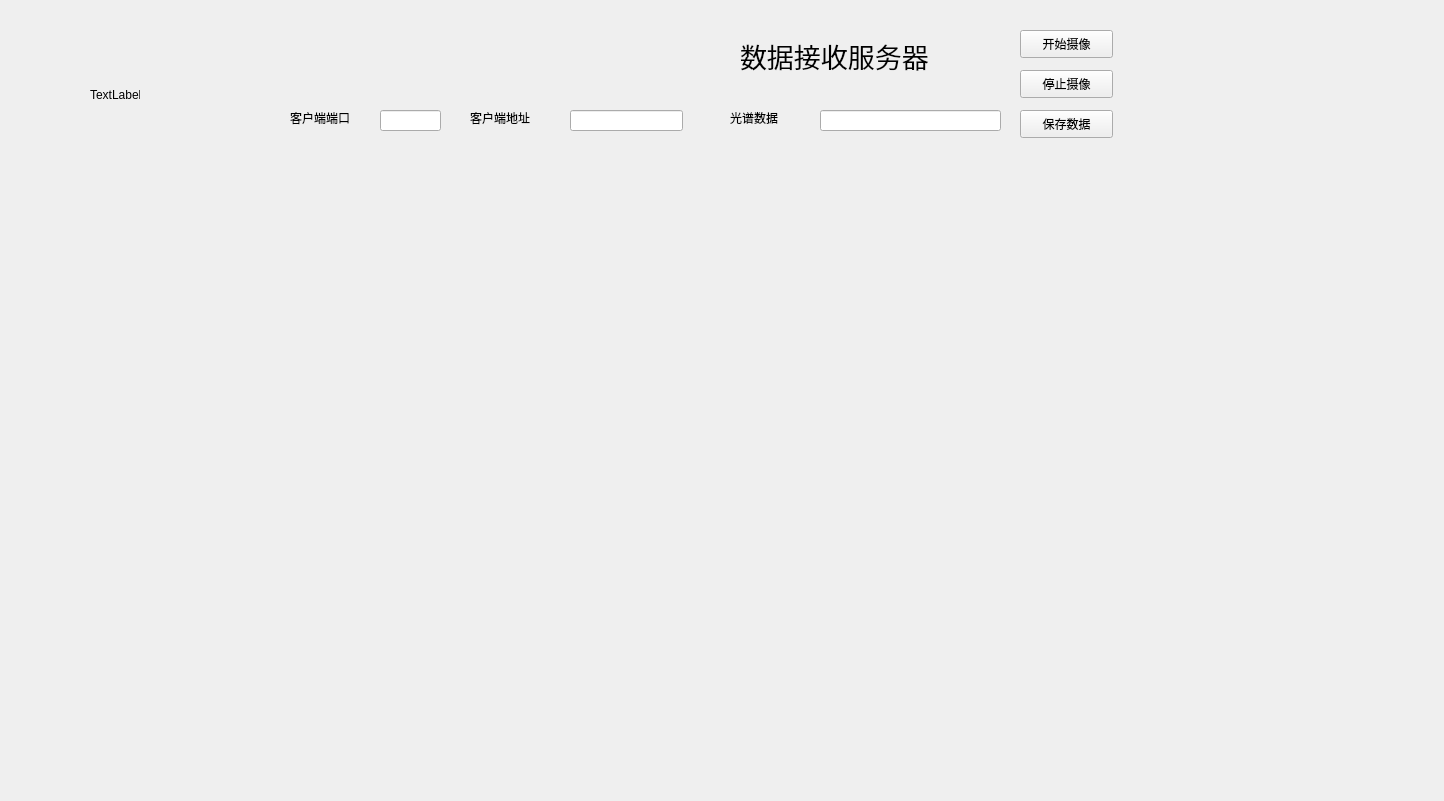
<?xml version="1.0" encoding="UTF-8"?>
<ui version="4.0">
 <class>Widget</class>
 <widget class="QWidget" name="Widget">
  <property name="geometry">
   <rect>
    <x>0</x>
    <y>0</y>
    <width>1444</width>
    <height>801</height>
   </rect>
  </property>
  <property name="windowTitle">
   <string>Widget</string>
  </property>
  <widget class="QLabel" name="label">
   <property name="geometry">
    <rect>
     <x>740</x>
     <y>20</y>
     <width>251</width>
     <height>71</height>
    </rect>
   </property>
   <property name="font">
    <font>
     <family>黑体</family>
     <pointsize>20</pointsize>
     <weight>50</weight>
     <bold>false</bold>
    </font>
   </property>
   <property name="text">
    <string>数据接收服务器</string>
   </property>
  </widget>
  <widget class="QLineEdit" name="ipLineEdit">
   <property name="geometry">
    <rect>
     <x>570</x>
     <y>110</y>
     <width>113</width>
     <height>21</height>
    </rect>
   </property>
  </widget>
  <widget class="QLineEdit" name="portLineEdit">
   <property name="geometry">
    <rect>
     <x>380</x>
     <y>110</y>
     <width>61</width>
     <height>21</height>
    </rect>
   </property>
  </widget>
  <widget class="QLabel" name="label_2">
   <property name="geometry">
    <rect>
     <x>470</x>
     <y>110</y>
     <width>81</width>
     <height>16</height>
    </rect>
   </property>
   <property name="text">
    <string>客户端地址</string>
   </property>
  </widget>
  <widget class="QLabel" name="label_3">
   <property name="geometry">
    <rect>
     <x>290</x>
     <y>110</y>
     <width>81</width>
     <height>16</height>
    </rect>
   </property>
   <property name="text">
    <string>客户端端口</string>
   </property>
  </widget>
  <widget class="QLineEdit" name="dataLineEdit">
   <property name="geometry">
    <rect>
     <x>820</x>
     <y>110</y>
     <width>181</width>
     <height>21</height>
    </rect>
   </property>
  </widget>
  <widget class="QLabel" name="label_4">
   <property name="geometry">
    <rect>
     <x>730</x>
     <y>110</y>
     <width>71</width>
     <height>16</height>
    </rect>
   </property>
   <property name="text">
    <string>光谱数据</string>
   </property>
  </widget>
  <widget class="QPushButton" name="saveButton">
   <property name="geometry">
    <rect>
     <x>1020</x>
     <y>110</y>
     <width>93</width>
     <height>28</height>
    </rect>
   </property>
   <property name="text">
    <string>保存数据</string>
   </property>
  </widget>
  <widget class="QPushButton" name="connectButton">
   <property name="geometry">
    <rect>
     <x>1020</x>
     <y>70</y>
     <width>93</width>
     <height>28</height>
    </rect>
   </property>
   <property name="text">
    <string>停止摄像</string>
   </property>
  </widget>
  <widget class="QLabel" name="wifi">
   <property name="geometry">
    <rect>
     <x>90</x>
     <y>70</y>
     <width>50</width>
     <height>50</height>
    </rect>
   </property>
   <property name="minimumSize">
    <size>
     <width>50</width>
     <height>50</height>
    </size>
   </property>
   <property name="maximumSize">
    <size>
     <width>50</width>
     <height>50</height>
    </size>
   </property>
   <property name="text">
    <string>TextLabel</string>
   </property>
  </widget>
  <widget class="QPushButton" name="photoButton">
   <property name="geometry">
    <rect>
     <x>1020</x>
     <y>30</y>
     <width>93</width>
     <height>28</height>
    </rect>
   </property>
   <property name="text">
    <string>开始摄像</string>
   </property>
  </widget>
 </widget>
 <resources/>
 <connections/>
</ui>
